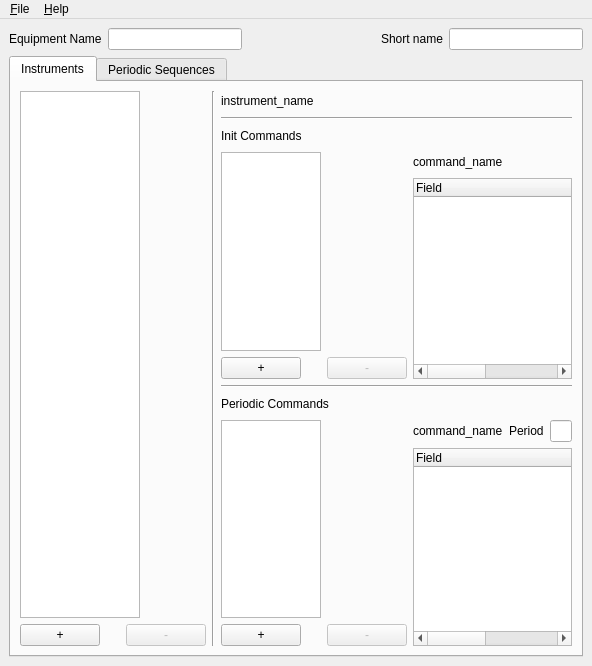
<?xml version="1.0" encoding="UTF-8"?>
<ui version="4.0">
 <class>EquipmentEditorMainWindow</class>
 <widget class="QMainWindow" name="EquipmentEditorMainWindow">
  <property name="geometry">
   <rect>
    <x>0</x>
    <y>0</y>
    <width>532</width>
    <height>666</height>
   </rect>
  </property>
  <property name="windowTitle">
   <string>Equipment Editor</string>
  </property>
  <widget class="QWidget" name="centralWidget">
   <layout class="QVBoxLayout" name="verticalLayout">
    <item>
     <layout class="QGridLayout" name="gridLayout">
      <item row="0" column="0">
       <widget class="QLabel" name="label">
        <property name="text">
         <string>Equipment Name</string>
        </property>
        <property name="buddy">
         <cstring>equipment_name</cstring>
        </property>
       </widget>
      </item>
      <item row="0" column="1">
       <widget class="QLineEdit" name="equipment_name">
        <property name="text">
         <string/>
        </property>
       </widget>
      </item>
      <item row="0" column="2">
       <spacer name="horizontalSpacer">
        <property name="orientation">
         <enum>Qt::Horizontal</enum>
        </property>
        <property name="sizeHint" stdset="0">
         <size>
          <width>40</width>
          <height>20</height>
         </size>
        </property>
       </spacer>
      </item>
      <item row="0" column="3">
       <widget class="QLabel" name="label_2">
        <property name="text">
         <string>Short name</string>
        </property>
        <property name="buddy">
         <cstring>equipment_short_name</cstring>
        </property>
       </widget>
      </item>
      <item row="0" column="4">
       <widget class="QLineEdit" name="equipment_short_name"/>
      </item>
     </layout>
    </item>
    <item>
     <widget class="QTabWidget" name="tabWidget">
      <property name="toolTip">
       <string/>
      </property>
      <property name="currentIndex">
       <number>0</number>
      </property>
      <widget class="QWidget" name="instruments">
       <attribute name="title">
        <string>Instruments</string>
       </attribute>
       <layout class="QHBoxLayout" name="horizontalLayout_4">
        <item>
         <layout class="QVBoxLayout" name="verticalLayout_7">
          <item>
           <widget class="QListWidget" name="instruments_list">
            <property name="sizePolicy">
             <sizepolicy hsizetype="Fixed" vsizetype="Expanding">
              <horstretch>0</horstretch>
              <verstretch>0</verstretch>
             </sizepolicy>
            </property>
            <property name="maximumSize">
             <size>
              <width>120</width>
              <height>16777215</height>
             </size>
            </property>
           </widget>
          </item>
          <item>
           <layout class="QHBoxLayout" name="horizontalLayout_12">
            <item>
             <widget class="QPushButton" name="instruments_add">
              <property name="text">
               <string>+</string>
              </property>
             </widget>
            </item>
            <item>
             <spacer name="horizontalSpacer_14">
              <property name="orientation">
               <enum>Qt::Horizontal</enum>
              </property>
              <property name="sizeType">
               <enum>QSizePolicy::Minimum</enum>
              </property>
              <property name="sizeHint" stdset="0">
               <size>
                <width>20</width>
                <height>20</height>
               </size>
              </property>
             </spacer>
            </item>
            <item>
             <widget class="QPushButton" name="instruments_delete">
              <property name="enabled">
               <bool>false</bool>
              </property>
              <property name="text">
               <string>-</string>
              </property>
             </widget>
            </item>
           </layout>
          </item>
         </layout>
        </item>
        <item>
         <widget class="Line" name="line_4">
          <property name="orientation">
           <enum>Qt::Vertical</enum>
          </property>
         </widget>
        </item>
        <item>
         <layout class="QVBoxLayout" name="verticalLayout_6">
          <item>
           <layout class="QHBoxLayout" name="horizontalLayout_3">
            <item>
             <widget class="QLabel" name="instrument_name">
              <property name="text">
               <string>instrument_name</string>
              </property>
             </widget>
            </item>
            <item>
             <spacer name="horizontalSpacer_9">
              <property name="orientation">
               <enum>Qt::Horizontal</enum>
              </property>
              <property name="sizeType">
               <enum>QSizePolicy::Minimum</enum>
              </property>
              <property name="sizeHint" stdset="0">
               <size>
                <width>60</width>
                <height>20</height>
               </size>
              </property>
             </spacer>
            </item>
           </layout>
          </item>
          <item>
           <widget class="Line" name="line_2">
            <property name="orientation">
             <enum>Qt::Horizontal</enum>
            </property>
           </widget>
          </item>
          <item>
           <layout class="QHBoxLayout" name="horizontalLayout_8">
            <item>
             <widget class="QLabel" name="label_13">
              <property name="text">
               <string>Init Commands</string>
              </property>
             </widget>
            </item>
            <item>
             <spacer name="horizontalSpacer_10">
              <property name="orientation">
               <enum>Qt::Horizontal</enum>
              </property>
              <property name="sizeHint" stdset="0">
               <size>
                <width>168</width>
                <height>20</height>
               </size>
              </property>
             </spacer>
            </item>
           </layout>
          </item>
          <item>
           <layout class="QHBoxLayout" name="horizontalLayout">
            <item>
             <layout class="QVBoxLayout" name="verticalLayout_3">
              <item>
               <widget class="QListWidget" name="init_commands_list">
                <property name="sizePolicy">
                 <sizepolicy hsizetype="Fixed" vsizetype="Expanding">
                  <horstretch>0</horstretch>
                  <verstretch>0</verstretch>
                 </sizepolicy>
                </property>
                <property name="maximumSize">
                 <size>
                  <width>100</width>
                  <height>16777215</height>
                 </size>
                </property>
               </widget>
              </item>
              <item>
               <layout class="QHBoxLayout" name="horizontalLayout_13">
                <item>
                 <widget class="QPushButton" name="init_commands_add">
                  <property name="text">
                   <string>+</string>
                  </property>
                 </widget>
                </item>
                <item>
                 <spacer name="horizontalSpacer_15">
                  <property name="orientation">
                   <enum>Qt::Horizontal</enum>
                  </property>
                  <property name="sizeType">
                   <enum>QSizePolicy::Minimum</enum>
                  </property>
                  <property name="sizeHint" stdset="0">
                   <size>
                    <width>20</width>
                    <height>20</height>
                   </size>
                  </property>
                 </spacer>
                </item>
                <item>
                 <widget class="QPushButton" name="init_commands_delete">
                  <property name="enabled">
                   <bool>false</bool>
                  </property>
                  <property name="text">
                   <string>-</string>
                  </property>
                 </widget>
                </item>
               </layout>
              </item>
             </layout>
            </item>
            <item>
             <layout class="QVBoxLayout" name="verticalLayout_2">
              <item>
               <layout class="QGridLayout" name="gridLayout_2">
                <item row="0" column="1">
                 <spacer name="horizontalSpacer_2">
                  <property name="orientation">
                   <enum>Qt::Horizontal</enum>
                  </property>
                  <property name="sizeHint" stdset="0">
                   <size>
                    <width>40</width>
                    <height>20</height>
                   </size>
                  </property>
                 </spacer>
                </item>
                <item row="0" column="0">
                 <widget class="QLabel" name="init_command_name">
                  <property name="text">
                   <string>command_name</string>
                  </property>
                 </widget>
                </item>
               </layout>
              </item>
              <item>
               <widget class="QTreeWidget" name="init_command_values">
                <property name="rootIsDecorated">
                 <bool>false</bool>
                </property>
                <attribute name="headerDefaultSectionSize">
                 <number>250</number>
                </attribute>
                <attribute name="headerDefaultSectionSize">
                 <number>250</number>
                </attribute>
                <column>
                 <property name="text">
                  <string>Field</string>
                 </property>
                </column>
                <column>
                 <property name="text">
                  <string>Value</string>
                 </property>
                </column>
               </widget>
              </item>
             </layout>
            </item>
           </layout>
          </item>
          <item>
           <widget class="Line" name="line_3">
            <property name="orientation">
             <enum>Qt::Horizontal</enum>
            </property>
           </widget>
          </item>
          <item>
           <layout class="QHBoxLayout" name="horizontalLayout_11">
            <item>
             <widget class="QLabel" name="label_14">
              <property name="text">
               <string>Periodic Commands</string>
              </property>
             </widget>
            </item>
            <item>
             <spacer name="horizontalSpacer_11">
              <property name="orientation">
               <enum>Qt::Horizontal</enum>
              </property>
              <property name="sizeHint" stdset="0">
               <size>
                <width>168</width>
                <height>20</height>
               </size>
              </property>
             </spacer>
            </item>
           </layout>
          </item>
          <item>
           <layout class="QHBoxLayout" name="horizontalLayout_2">
            <item>
             <layout class="QVBoxLayout" name="verticalLayout_4">
              <item>
               <widget class="QListWidget" name="periodic_commands_list">
                <property name="sizePolicy">
                 <sizepolicy hsizetype="Fixed" vsizetype="Expanding">
                  <horstretch>0</horstretch>
                  <verstretch>0</verstretch>
                 </sizepolicy>
                </property>
                <property name="maximumSize">
                 <size>
                  <width>100</width>
                  <height>16777215</height>
                 </size>
                </property>
               </widget>
              </item>
              <item>
               <layout class="QHBoxLayout" name="horizontalLayout_14">
                <item>
                 <widget class="QPushButton" name="periodic_commands_add">
                  <property name="text">
                   <string>+</string>
                  </property>
                 </widget>
                </item>
                <item>
                 <spacer name="horizontalSpacer_16">
                  <property name="orientation">
                   <enum>Qt::Horizontal</enum>
                  </property>
                  <property name="sizeType">
                   <enum>QSizePolicy::Minimum</enum>
                  </property>
                  <property name="sizeHint" stdset="0">
                   <size>
                    <width>20</width>
                    <height>20</height>
                   </size>
                  </property>
                 </spacer>
                </item>
                <item>
                 <widget class="QPushButton" name="periodic_commands_delete">
                  <property name="enabled">
                   <bool>false</bool>
                  </property>
                  <property name="text">
                   <string>-</string>
                  </property>
                 </widget>
                </item>
               </layout>
              </item>
             </layout>
            </item>
            <item>
             <layout class="QVBoxLayout" name="verticalLayout_5">
              <item>
               <layout class="QGridLayout" name="gridLayout_3">
                <item row="0" column="1">
                 <spacer name="horizontalSpacer_3">
                  <property name="orientation">
                   <enum>Qt::Horizontal</enum>
                  </property>
                  <property name="sizeHint" stdset="0">
                   <size>
                    <width>40</width>
                    <height>20</height>
                   </size>
                  </property>
                 </spacer>
                </item>
                <item row="0" column="2">
                 <widget class="QLabel" name="label_6">
                  <property name="text">
                   <string>Period</string>
                  </property>
                  <property name="buddy">
                   <cstring>equipment_short_name</cstring>
                  </property>
                 </widget>
                </item>
                <item row="0" column="3">
                 <widget class="QLineEdit" name="periodic_command_period"/>
                </item>
                <item row="0" column="0">
                 <widget class="QLabel" name="periodic_command_name">
                  <property name="text">
                   <string>command_name</string>
                  </property>
                 </widget>
                </item>
               </layout>
              </item>
              <item>
               <widget class="QTreeWidget" name="periodic_command_values">
                <property name="rootIsDecorated">
                 <bool>false</bool>
                </property>
                <attribute name="headerDefaultSectionSize">
                 <number>250</number>
                </attribute>
                <attribute name="headerDefaultSectionSize">
                 <number>250</number>
                </attribute>
                <column>
                 <property name="text">
                  <string>Field</string>
                 </property>
                </column>
                <column>
                 <property name="text">
                  <string>Value</string>
                 </property>
                </column>
               </widget>
              </item>
             </layout>
            </item>
           </layout>
          </item>
         </layout>
        </item>
       </layout>
      </widget>
      <widget class="QWidget" name="periodic_sequences">
       <attribute name="title">
        <string>Periodic Sequences</string>
       </attribute>
       <layout class="QVBoxLayout" name="verticalLayout_8"/>
      </widget>
     </widget>
    </item>
   </layout>
  </widget>
  <widget class="QMenuBar" name="menuBar">
   <property name="geometry">
    <rect>
     <x>0</x>
     <y>0</y>
     <width>532</width>
     <height>23</height>
    </rect>
   </property>
   <widget class="QMenu" name="menuFile">
    <property name="title">
     <string>&amp;File</string>
    </property>
    <addaction name="action_New"/>
    <addaction name="action_Open"/>
    <addaction name="separator"/>
    <addaction name="action_Save"/>
    <addaction name="action_Save_As"/>
    <addaction name="separator"/>
    <addaction name="action_Quit"/>
   </widget>
   <widget class="QMenu" name="menuHelp">
    <property name="title">
     <string>&amp;Help</string>
    </property>
    <addaction name="action_About"/>
   </widget>
   <addaction name="menuFile"/>
   <addaction name="menuHelp"/>
  </widget>
  <action name="action_New">
   <property name="text">
    <string>&amp;New...</string>
   </property>
   <property name="shortcut">
    <string>Ctrl+N</string>
   </property>
  </action>
  <action name="action_Open">
   <property name="text">
    <string>&amp;Open...</string>
   </property>
   <property name="shortcut">
    <string>Ctrl+O</string>
   </property>
  </action>
  <action name="action_Save">
   <property name="text">
    <string>&amp;Save</string>
   </property>
   <property name="shortcut">
    <string>Ctrl+S</string>
   </property>
  </action>
  <action name="action_Save_As">
   <property name="text">
    <string>Save &amp;As...</string>
   </property>
   <property name="shortcut">
    <string>Ctrl+Shift+S</string>
   </property>
  </action>
  <action name="action_Quit">
   <property name="text">
    <string>&amp;Quit</string>
   </property>
   <property name="shortcut">
    <string>Ctrl+Q</string>
   </property>
  </action>
  <action name="action_About">
   <property name="text">
    <string>&amp;About...</string>
   </property>
  </action>
 </widget>
 <resources/>
 <connections>
  <connection>
   <sender>action_Quit</sender>
   <signal>triggered()</signal>
   <receiver>EquipmentEditorMainWindow</receiver>
   <slot>close()</slot>
   <hints>
    <hint type="sourcelabel">
     <x>-1</x>
     <y>-1</y>
    </hint>
    <hint type="destinationlabel">
     <x>252</x>
     <y>299</y>
    </hint>
   </hints>
  </connection>
 </connections>
</ui>
